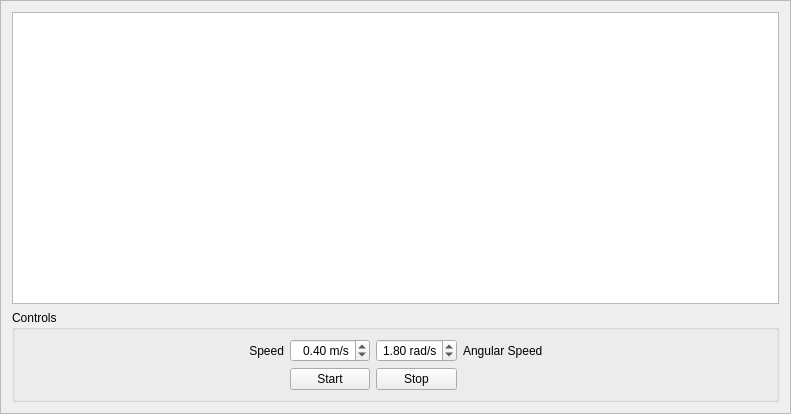
<?xml version="1.0" encoding="UTF-8"?>
<ui version="4.0">
 <class>gyro_drift_frame</class>
 <widget class="QFrame" name="gyro_drift_frame">
  <property name="geometry">
   <rect>
    <x>0</x>
    <y>0</y>
    <width>791</width>
    <height>414</height>
   </rect>
  </property>
  <property name="windowTitle">
   <string>Frame</string>
  </property>
  <property name="frameShape">
   <enum>QFrame::StyledPanel</enum>
  </property>
  <property name="frameShadow">
   <enum>QFrame::Raised</enum>
  </property>
  <layout class="QVBoxLayout" name="verticalLayout">
   <item>
    <widget class="QTextBrowser" name="text_browser">
     <property name="autoFormatting">
      <set>QTextEdit::AutoAll</set>
     </property>
     <property name="tabChangesFocus">
      <bool>true</bool>
     </property>
     <property name="documentTitle">
      <string/>
     </property>
     <property name="source">
      <url>
       <string>qrc:/text/gyro_drift.html</string>
      </url>
     </property>
     <property name="openLinks">
      <bool>false</bool>
     </property>
    </widget>
   </item>
   <item>
    <widget class="QGroupBox" name="groupBox">
     <property name="title">
      <string>Controls</string>
     </property>
     <layout class="QGridLayout" name="gridLayout">
      <item row="0" column="0">
       <spacer name="horizontalSpacer_5">
        <property name="orientation">
         <enum>Qt::Horizontal</enum>
        </property>
        <property name="sizeHint" stdset="0">
         <size>
          <width>96</width>
          <height>17</height>
         </size>
        </property>
       </spacer>
      </item>
      <item row="0" column="1">
       <widget class="QLabel" name="label_2">
        <property name="text">
         <string>Speed</string>
        </property>
        <property name="alignment">
         <set>Qt::AlignRight|Qt::AlignTrailing|Qt::AlignVCenter</set>
        </property>
       </widget>
      </item>
      <item row="0" column="2">
       <widget class="QDoubleSpinBox" name="speed_spinbox">
        <property name="alignment">
         <set>Qt::AlignRight|Qt::AlignTrailing|Qt::AlignVCenter</set>
        </property>
        <property name="prefix">
         <string/>
        </property>
        <property name="suffix">
         <string> m/s</string>
        </property>
        <property name="maximum">
         <double>0.700000000000000</double>
        </property>
        <property name="singleStep">
         <double>0.100000000000000</double>
        </property>
        <property name="value">
         <double>0.400000000000000</double>
        </property>
       </widget>
      </item>
      <item row="0" column="3">
       <widget class="QDoubleSpinBox" name="angular_speed_spinbox">
        <property name="alignment">
         <set>Qt::AlignRight|Qt::AlignTrailing|Qt::AlignVCenter</set>
        </property>
        <property name="prefix">
         <string/>
        </property>
        <property name="suffix">
         <string> rad/s</string>
        </property>
        <property name="maximum">
         <double>3.140000000000000</double>
        </property>
        <property name="singleStep">
         <double>0.100000000000000</double>
        </property>
        <property name="value">
         <double>1.800000000000000</double>
        </property>
       </widget>
      </item>
      <item row="0" column="4">
       <widget class="QLabel" name="label_3">
        <property name="text">
         <string>Angular Speed</string>
        </property>
       </widget>
      </item>
      <item row="0" column="5">
       <spacer name="horizontalSpacer_2">
        <property name="orientation">
         <enum>Qt::Horizontal</enum>
        </property>
        <property name="sizeHint" stdset="0">
         <size>
          <width>96</width>
          <height>20</height>
         </size>
        </property>
       </spacer>
      </item>
      <item row="1" column="0" colspan="2">
       <spacer name="horizontalSpacer_6">
        <property name="orientation">
         <enum>Qt::Horizontal</enum>
        </property>
        <property name="sizeHint" stdset="0">
         <size>
          <width>181</width>
          <height>20</height>
         </size>
        </property>
       </spacer>
      </item>
      <item row="1" column="2">
       <widget class="QPushButton" name="start_button">
        <property name="text">
         <string>Start</string>
        </property>
       </widget>
      </item>
      <item row="1" column="3">
       <widget class="QPushButton" name="stop_button">
        <property name="text">
         <string>Stop</string>
        </property>
       </widget>
      </item>
      <item row="1" column="4" colspan="2">
       <spacer name="horizontalSpacer_3">
        <property name="orientation">
         <enum>Qt::Horizontal</enum>
        </property>
        <property name="sizeHint" stdset="0">
         <size>
          <width>167</width>
          <height>20</height>
         </size>
        </property>
       </spacer>
      </item>
     </layout>
    </widget>
   </item>
  </layout>
 </widget>
 <resources>
  <include location="../resources/text.qrc"/>
  <include location="../resources/common.qrc"/>
 </resources>
 <connections/>
</ui>
